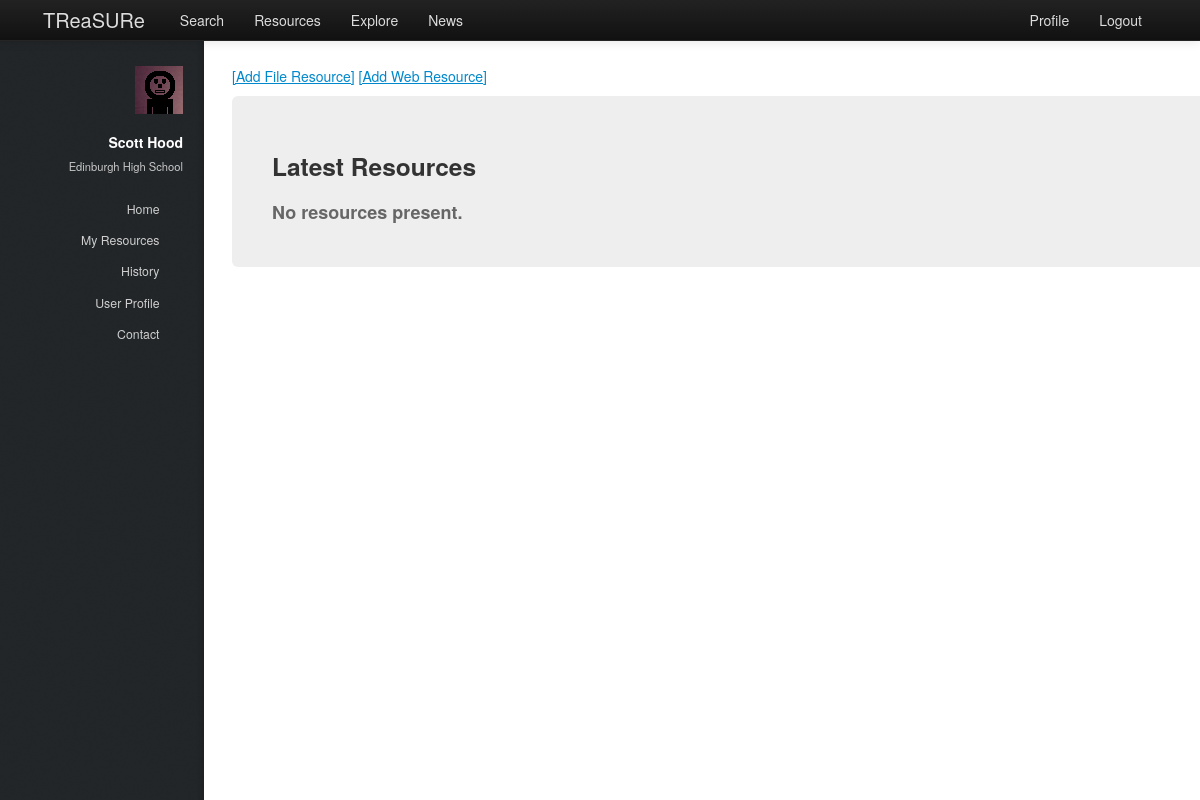
/treasure/resources/ (signed in), run on an earlier commit of the app's database.
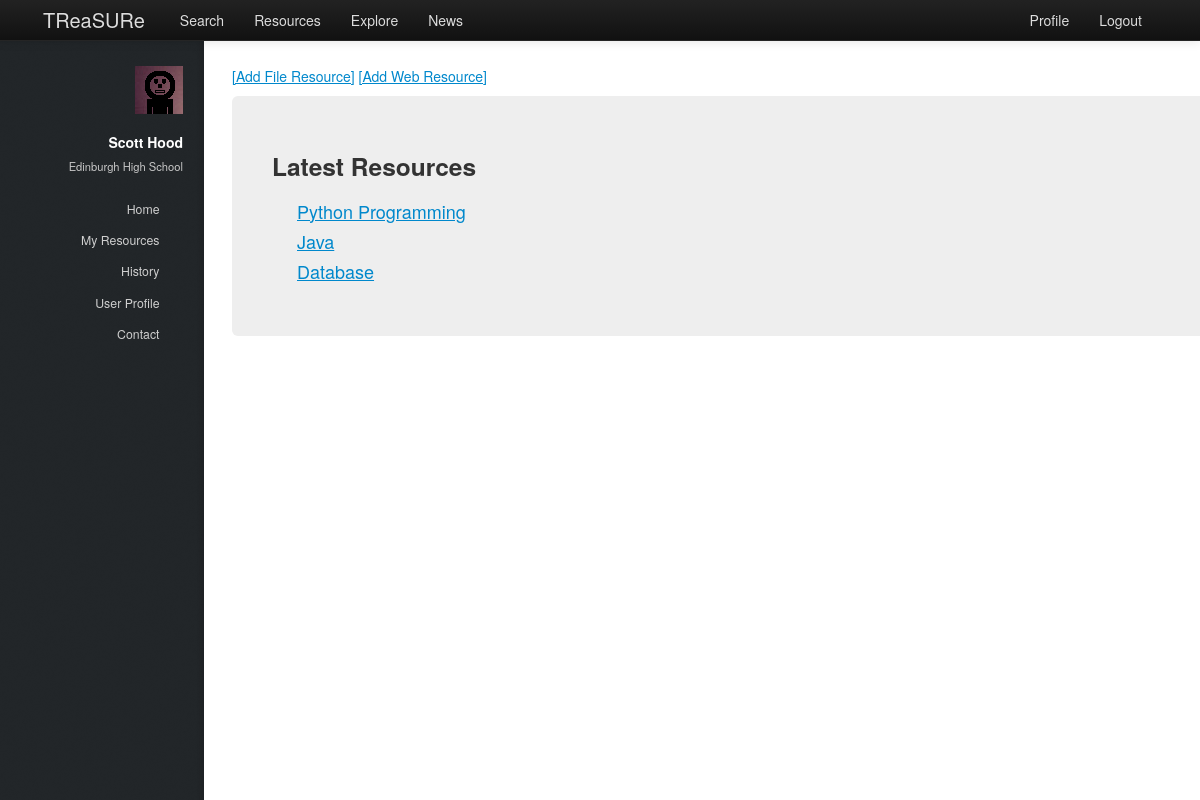
And on a later commit of the database.
### treasure/models.py (models this page shows, shortened)
class Resource(models.Model):
    name = models.CharField(max_length=128)
    tree = models.TextField(null=True)#todo {properly implement tree generation}
    author = models.ForeignKey(Teacher)
    tags = models.ManyToManyField(Tag, null=True)
    level = models.IntegerField()
    description = models.TextField()

### treasure/views.py (the view)
@login_required
def resources(request):
    context = RequestContext(request)
    context_dict = sidebar(request)
    resource_list = Resource.objects.all()
    context_dict['resources'] = resource_list
    return render_to_response('treasure/resources.html', context_dict, context)

### treasure/models.py (called while the page is built)
    def __unicode__(self):
        return self.name

### treasure/views.py (called while the page is built)
def sidebar(request):
    context_dict = {}
    try:
        userid = request.user.id
        teacher = Teacher.objects.get(user = userid)
        context_dict['user_firstname'] = teacher.firstname
        context_dict['user_surname'] = teacher.surname
        context_dict['user_school'] = teacher.school
    except Teacher.DoesNotExist:
        context_dict['user_firstname'] = ""
        context_dict['user_surname'] = ""
        context_dict['school'] = ""
    return context_dict

### templates/treasure/resources.html (shortened to what this page needs)
{% extends 'treasure/base.html' %}
{% load static %}
{% block body_block %}
<p><a href="/treasure/add_file_resource">[Add File Resource]</a>  <a href="/treasure/add_web_resource">[Add Web Resource]</a></p>
<div class="hero-unit">
    <div class="row-fluid">
        <h3>Latest Resources</h3>
        {% if resources %}
        <ul>
            {% for resource in resources %}
            <li><a href="/treasure/resource/{{ resource.id }}">{{ resource.name }}</a></li>
            {% endfor %}
        </ul>
        {% else %}
            <strong>No resources present.</strong>
        {% endif %}
    </div>
</div>
{% endblock %}

What changed in the data, as far as the page shows it:
added Resource: name "Python Programming"
added Resource: name "Java"
added Resource: name "Database"
Also different on the page:
text no longer shown: "No resources present."
